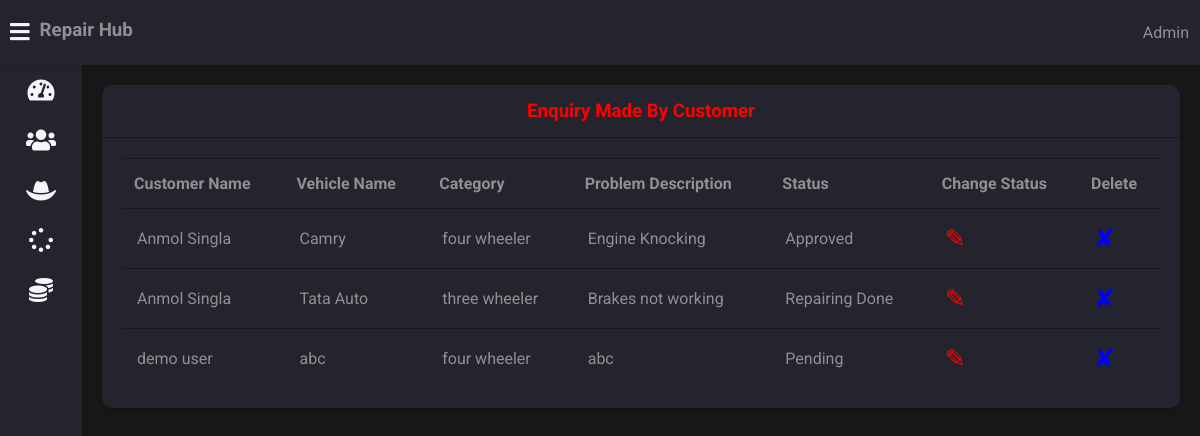
Screenshot of /admin-view-request (signed in) with the database file from the repository.
### vehicle/models.py (models this page shows, shortened)
class Customer(models.Model):
    user=models.OneToOneField(User,on_delete=models.CASCADE)
    profile_pic= models.ImageField(upload_to='profile_pic/CustomerProfilePic/',null=True,blank=True)
    address = models.CharField(max_length=40)
    mobile = models.CharField(max_length=20,null=False)
    @property
    def get_name(self):
        return self.user.first_name+" "+self.user.last_name

class Request(models.Model):
    cat=(('two wheeler with gear','two wheeler with gear'),('two wheeler without gear','two wheeler without gear'),('three wheeler','three wheeler'),('four wheeler','four wheeler'))
    category=models.CharField(max_length=50,choices=cat)
    vehicle_no=models.PositiveIntegerField(null=False)
    vehicle_name = models.CharField(max_length=40,null=False)
    vehicle_model = models.CharField(max_length=40,null=False)
    vehicle_brand = models.CharField(max_length=40,null=False)
    problem_description = models.CharField(max_length=500,null=False)
    date=models.DateField(auto_now=True)
    cost=models.PositiveIntegerField(null=True)
    customer=models.ForeignKey('Customer', on_delete=models.CASCADE,null=True)
    mechanic=models.ForeignKey('Mechanic',on_delete=models.CASCADE,null=True)
    stat=(('Pending','Pending'),('Approved','Approved'),('Repairing','Repairing'),('Repairing Done','Repairing Done'),('Released','Released'))
    status=models.CharField(max_length=50,choices=stat,default='Pending',null=True)

### vehicle/views.py (the view)
# urls.py: path('admin-view-request',views.admin_view_request_view,name='admin-view-request'),
@login_required(login_url='adminlogin')
def admin_view_request_view(request):
    enquiry=models.Request.objects.all().order_by('-id')
    customers=[]
    for enq in enquiry:
        customer=models.Customer.objects.get(id=enq.customer_id)
        customers.append(customer)
    return render(request,'vehicle/admin_view_request.html',{'data':zip(customers,enquiry)})

### templates/vehicle/admin_view_request.html
{% extends 'vehicle/adminbase.html' %}
{% block content %}
	<div class="wrapper">
		<div class="row">
			<div class="col-12 col-m-12 col-sm-12">
				<div class="card">
					<div class="card-header">
						<h3 style="color:red; text-align:center" >Enquiry Made By Customer
						</h3>
					</div>
					<div class="card-content">
						<table>
							<thead>
                <tr>
                  <th>Customer Name</th>
                  <th>Vehicle Name</th>
                  <th>Category</th>
                  <th>Problem Description</th>
                  <th>Status</th>
                  <th>Change Status</th>
                  <th>Delete</th>
                </tr>
							</thead>
							<tbody>
                {% for c,r in data %}
                <tr>
                  <td> {{c.get_name}}</td>
                  <td> {{r.vehicle_name}}</td>
                  <td>{{r.category}}</td>
                  <td>{{r.problem_description}}</td>
                  <td>{{r.status}}</td>
                  <td><a  style="color:red; text-decoration:none;font-size:25px;" href="{% url 'change-status' r.id  %}">&#9998;</a></td>
                  <td><a style="color:blue; text-decoration:none;font-size:25px;"href="{% url 'admin-delete-request' r.id  %}">&#10008;</a></td>
                </tr>
                {% endfor %}
							</tbody>
						</table>
					</div>
				</div>
			</div>
		</div>
<br><br><br><br><br><br><br><br><br><br><br><br><br><br><br><br>
	</div>
{% endblock content %}

### templates/vehicle/adminbase.html (shortened to what this page needs)
<!DOCTYPE html>
{% load static %}
<html>
<head>
	<link rel="stylesheet" type="text/css" href="https://cdnjs.cloudflare.com/ajax/libs/Chart.js/2.9.3/Chart.min.css">
	<link rel="stylesheet" type="text/css" href="{% static "fontawesome-free/css/all.min.css" %}">
	<link rel="stylesheet" type="text/css" href="{% static "style.css" %}">
</head>
<body class="overlay-scrollbar">
	<div class="navbar">
		<ul class="navbar-nav">
			<li class="nav-item">
				<a class="nav-link">
					<i class="fas fa-bars" onclick="collapseSidebar()"></i>
				</a>
			</li>
			<li class="nav-item">
				<h3>Repair Hub</h3>
			</li>
		</ul>
		<ul class="navbar-nav nav-right">
			<li class="nav-item avt-wrapper" style="display: flex; align-items: center;">
				<div class="avt dropdown">
					<a class="dropdown-toggle" data-toggle="user-menu">Admin</a>
				</div>
			</li>
		</ul>
	</div>
	<div class="sidebar">
		<ul class="sidebar-nav">
			<li class="sidebar-nav-item">
				<a href="/admin-dashboard" class="sidebar-nav-link">
					<div>
						<i class="fas fa-tachometer-alt"></i>
					</div>
				</a>
			</li>
			<li class="sidebar-nav-item">
				<a href="/admin-customer" class="sidebar-nav-link">
					<div>
						<i class="fas fa-users"></i>
					</div>
				</a>
			</li>
			<li  class="sidebar-nav-item">
				<a href="/admin-mechanic" class="sidebar-nav-link">
					<div>
					<i class="fas fa-hat-cowboy"></i>
					</div>
				</a>
			</li>
			<li  class="sidebar-nav-item">
				<a href="/admin-request" class="sidebar-nav-link">
					<div>
						<i class="fas fa-spinner"></i>
					</div>
				</a>
			</li>
			<li  class="sidebar-nav-item">
				<a href="/admin-report" class="sidebar-nav-link">
					<div>
						<i class="fas fa-coins"></i>
					</div>
				</a>
			</li>
		</ul>
	</div>
<div>
	<div class="content">
		{% block content %}
		{% endblock content %}
	</div>
</div>
</body>
</html>

### static/style.css (style rules this page uses)
:root { --primary-color: #4834d4; --success-color: #6ab04c; --warning-color: #f0932b; --danger-color: #eb4d4b; --light-color: #212529; --light-second-color: #727475; --light-background: #ffffff; --light-second-background: #f1f1f1; --dark-color: #909090; --dark-second-color: #f5f6fa; --dark-background: #23242d; --dark-second-background: #181818; }
.dark { --main-bg-color: var(--dark-background); --second-bg-color: var(--dark-second-background); --main-color: var(--dark-color); --second-color: var(--dark-second-color); }
* { box-sizing: border-box; }
body { font-family: "Roboto", sans-serif; background: var(--main-bg-color); color: var(--main-color); margin: 0; }
.navbar { display: flex; flex-direction: row; background: var(--main-bg-color); color: var(--main-color); position: fixed; top: 0; right: 0; left: 0; z-index: 101; box-shadow: rgba(0, 0, 0, 0.12) 0px 1px 4px 1px; }
.navbar-nav { list-style: none; display: flex; flex-direction: row; padding-left: 0; margin-bottom: 0; margin-top: 0; }
.nav-link { float: left; text-align: center; padding: 21px 10px; text-decoration: none; font-size: 17px; color: var(--second-color); position: relative; }
.navbar-nav i { font-size: 1.4rem; }
.nav-right { margin-left: auto; }
.avt { padding: 11px; }
.dropdown { position: relative; }
.wrapper { padding: 10px; margin-left: 82px; padding-top: 75px; background: var(--second-bg-color); transition: margin-left 0.5s; }
.sidebar { width: 82px; height: 100vh; position: fixed; margin-top: 65px; background: var(--main-bg-color); box-shadow: rgba(0, 0, 0, 0.12) 0px 1px 4px 1px; overflow: hidden; z-index: 100; transition: width 0.5s; }
.sidebar-nav { list-style: none; padding: 0; margin: 0; display: flex; flex-direction: column; align-items: center; height: 100vh; }
.sidebar-nav-item { width: 100%; }
.sidebar-nav-link { display: flex; align-items: center; color: var(--main-color); text-decoration: none; }
.sidebar-nav-link i { font-size: 1.5rem; color: var(--second-color); position: absolute; left: 50%; top: 50%; transform: translate(-50%, -50%); }
.sidebar-nav-link div { min-width: 82px; height: 50px; position: relative; }
.row { display: flex; flex-wrap: wrap; flex-direction: row; }
.row:after, .row:before { box-sizing: border-box; }
[class*="col-"] { padding: 10px; }
@media only screen and (min-width: 600px) { .col-sm-12 { width: 100%; } }
@media only screen and (min-width: 768px) { .col-m-12 { width: 100%; } }
@media only screen and (min-width: 992px) { .col-12 { width: 100%; } }
.card { background: var(--main-bg-color); color: var(--main-color); border-radius: 10px; margin-bottom: 10px; box-shadow: 0 4px 8px 0 rgba(0, 0, 0, 0.2); }
.card-header { padding: 15px 30px; border-bottom: 1px solid var(--second-bg-color); position: relative; }
.card-header h3 { margin: 0; }
.card-content { padding: 20px; overflow-x: auto; }
table { border-collapse: collapse; width: 100%; }
table td { border-top: 1px solid var(--second-bg-color); padding: 15px; }
table th { border-top: 1px solid var(--second-bg-color); border-bottom: 1px solid var(--second-bg-color); padding: 15px 12px; text-align: left; }

### rows the page displays
Customer: get_name "Anmol Singla", vehicle_name "Camry", category "four wheeler", problem_description "Engine Knocking", status "Approved", vehicle_name "Tata Auto", category "three wheeler", problem_description "Brakes not working", status "Repairing Done"
Customer: get_name "demo user", vehicle_name "abc", category "four wheeler", problem_description "abc", status "Pending"
